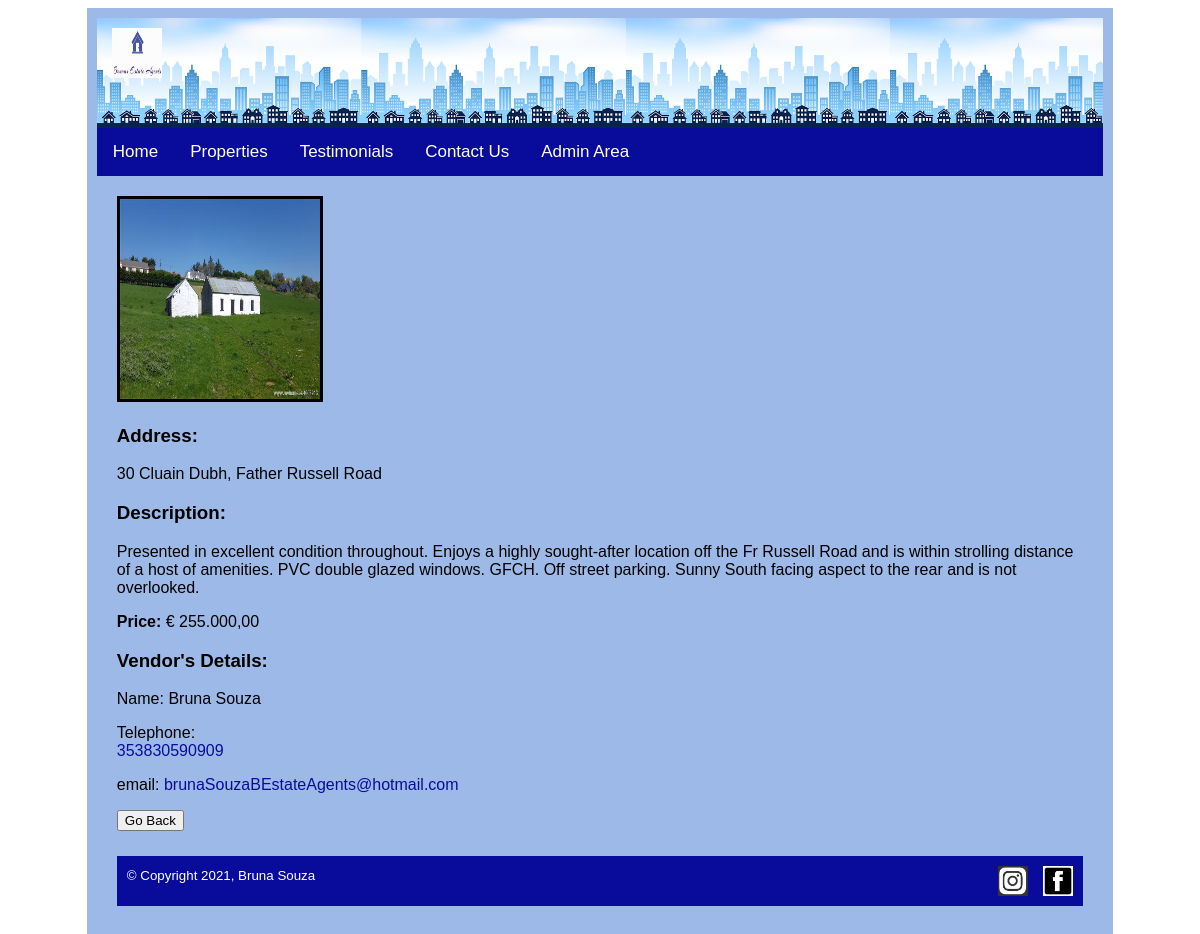
The page /template.php?propertyid=3&pageName=propertyDetails on the database its author committed.
### tables this page shows
CREATE TABLE `property` (
  `propertyid` int(11) NOT NULL,
  `address1` varchar(50) NOT NULL,
  `town` varchar(50) NOT NULL,
  `county` varchar(50) NOT NULL,
  `price` double NOT NULL,
  `bedrooms` int(2) DEFAULT NULL,
  `shortdescription` text NOT NULL,
  `longdescription` text NOT NULL,
  `image` varchar(50) NOT NULL,
  `categoryid` int(11) NOT NULL,
  `vendorid` int(11) NOT NULL
);

CREATE TABLE `vendor` (
  `vendorid` int(11) NOT NULL,
  `surname` varchar(20) NOT NULL,
  `firstname` varchar(20) NOT NULL,
  `address1` varchar(50) NOT NULL,
  `town` varchar(20) NOT NULL,
  `county` varchar(20) NOT NULL,
  `mobile` varchar(20) NOT NULL,
  `email` varchar(100) NOT NULL
);

### propertyDetails.php (the view, shortened to what this page needs)
<!DOCTYPE HTML>
<html lang="en">
  <div id="content">
    <div id="displayProperties">
      <?php
        require 'connect.php';
        $propertyid= $_GET["propertyid"];
        $sql= "SELECT * FROM property WHERE propertyid=$propertyid";
        $result=mysqli_query($link, $sql);
        $row=mysqli_fetch_array($result);
        $image=$row["image"];
        $longdescription=$row["longdescription"];
        $address1=$row["address1"];
        $price=$row["price"];
        $vendorid=$row["vendorid"];
      ?>
      <?php
        $sql2= "SELECT * FROM vendor WHERE vendorid=$vendorid";
        $result2=mysqli_query($link, $sql2);
        $row2=mysqli_fetch_array($result2);
        $firstname=$row2["firstname"];
        $surname=$row2["surname"];
        $mobile=$row2["mobile"];
        $email=$row2["email"];
      ?>
      <?php echo "<img src='$image' width=200 height=200' border=3px> <h3>";?>
      <?php
        echo "<h3>Address:</h3>";
        echo "$address1";
        echo "<h3>Description:</h3>";
        echo "$longdescription";
        $displayPrice = number_format($price, 2, ',', '.');
        echo "<strong>Price: </strong> € $displayPrice";
        echo "<h3>Vendor's Details:</h3>";
        echo "Name: ";
        echo "$firstname ";
        echo "$surname";
        echo "Telephone: ";
        echo "<div id=vendorContact>";
        echo "<a href=\"tel:$mobile\">$mobile</a><p>";
        echo "</p>";
        echo "email: ";
        echo "<a href = \"mailto:$email\">$email</a>";
        echo "</div>";
      ?>
      <p>
      <button onclick="goBack()">Go Back</button>
      </p>
    </div>
  </div>
</html>

### css/styles.css (style rules this page uses)
body { background-color: #ffffff; }
#header { height: 110px; background-repeat: repeat-x; background-image: url("../images/header.jpeg"); background-size: auto 110px; }
#logo { float:left; margin-top: 10px; margin-left: 15px; }
.topnav { overflow: hidden; background-color: #090C9B; }
.topnav a { float: left; color: #ffffff; padding: 14px 16px; text-decoration: none; font-size: 17px; }
.dropdown { float: left; overflow: hidden; }
.dropdown .dropbtn { font-size: 17px; border: none; color: #ffffff; padding: 14px 16px; background-color: inherit; font-family: inherit; }
#content { min-height: 400px; }
.content a { text-decoration: none; color: #000000; }
#companyContact a, #vendorContact a { color:#090C9B; }
#footer { background-color: #090C9B; color: #ffffff; height: 30px; margin-top: 25px; padding: 10px; }
#facebookLogo { float:right; margin-left: 15px; }
#InstagramLogo { float:right; }

### rows shown on the page
property: image (picture), address1 "30 Cluain Dubh, Father Russell Road", longdescription "Presented in excellent condition throughout. Enjoys a highly sought-after location off the Fr Russell Road and is within strolling distance of a host of amenities. PVC double glazed windows. GFCH. Off street parking. Sunny South facing aspect to the rear and is not overlooked.", price "255.000,00"
vendor: firstname "Bruna", surname "Souza", mobile "353830590909", email "brunaSouzaBEstateAgents@hotmail.com"
